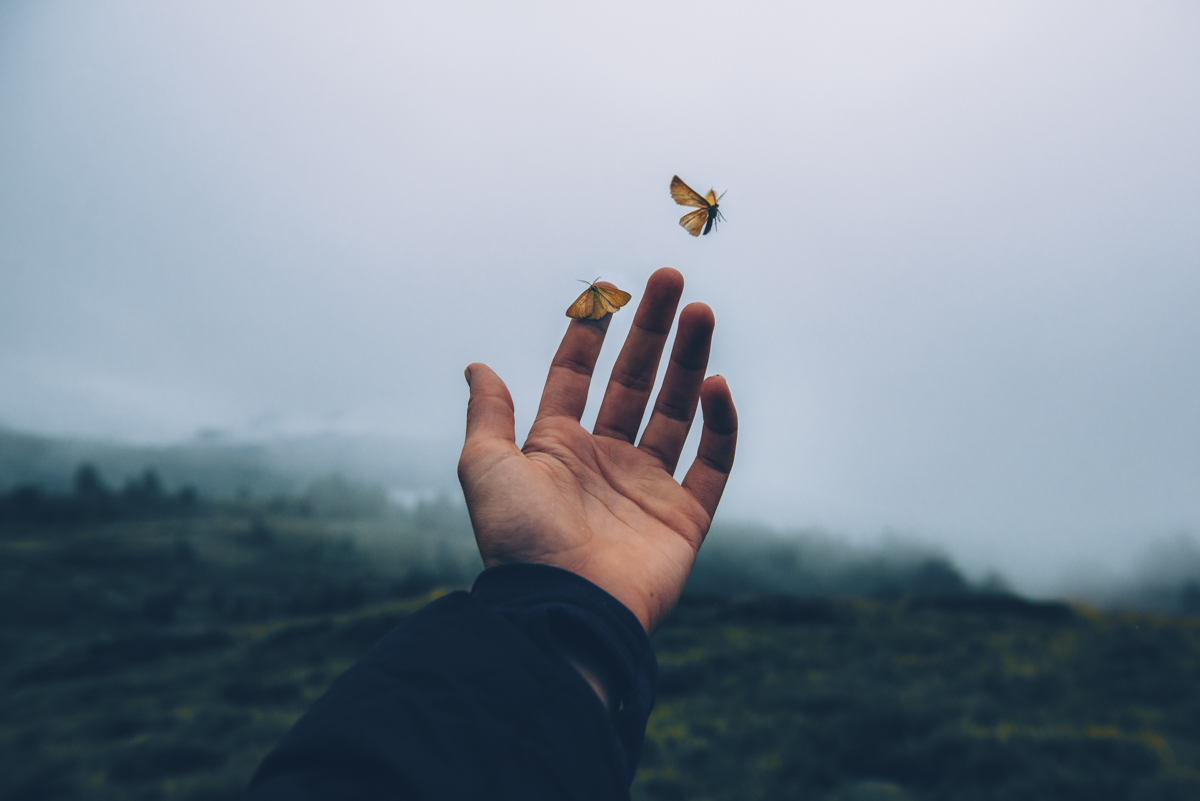
#> input picture Small_projects/images/rem_obj_01.jpg, 1200 x 801 px
$ jupyter execute 02_restore_images.ipynb
#> lines starting #> are read from the running program, lines starting #| are printed output that depends on the picture; after the words box and inside, x2 and y2 are one past the last pixel; in counts of white or black regions, pixels touching at a corner belong together
[cell 1]
import cv2 as cv

[cell 2]
orig_image = cv.imread("images/rem_obj_01.jpg")
#> orig_image is the input picture: shape (801, 1200, 3); mean B, G, R 153.3, 141.1, 130
mask_img = cv.imread("images/rem_obj_01_mask.jpg", 0)
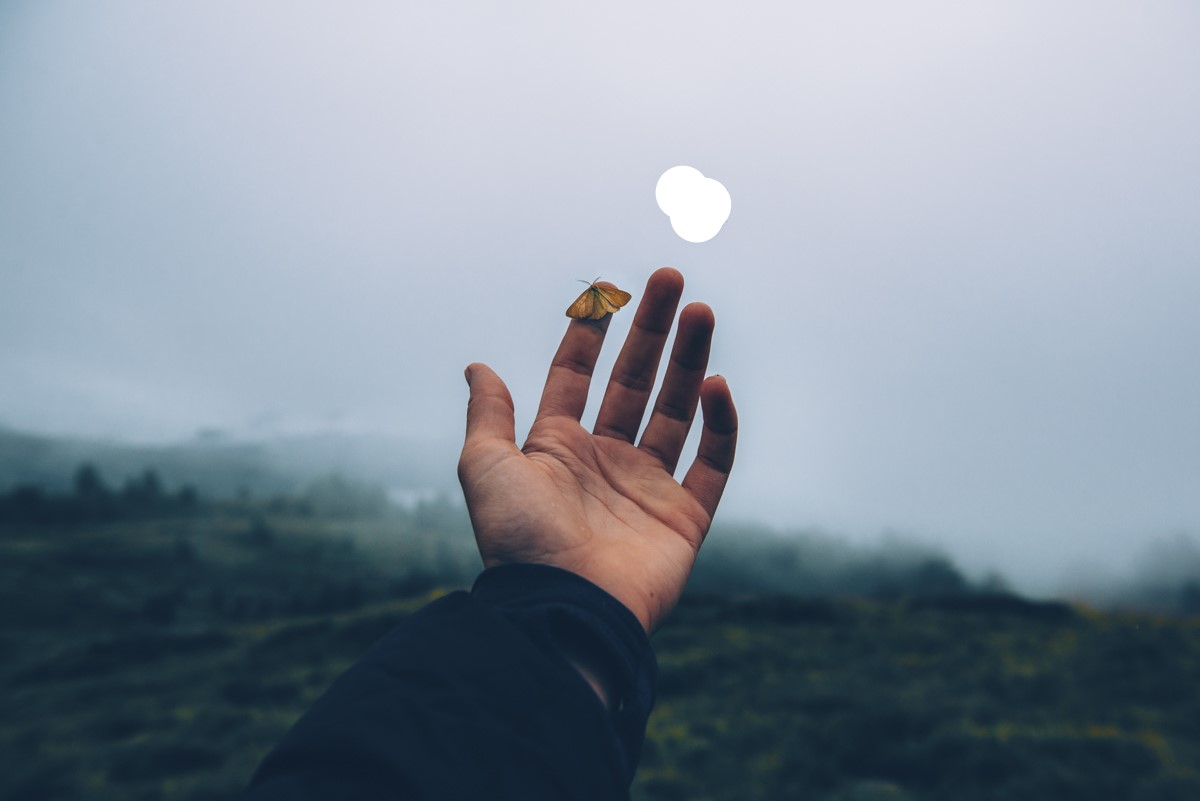
#> input picture Small_projects/images/rem_obj_01_mask.jpg, 1200 x 801 px
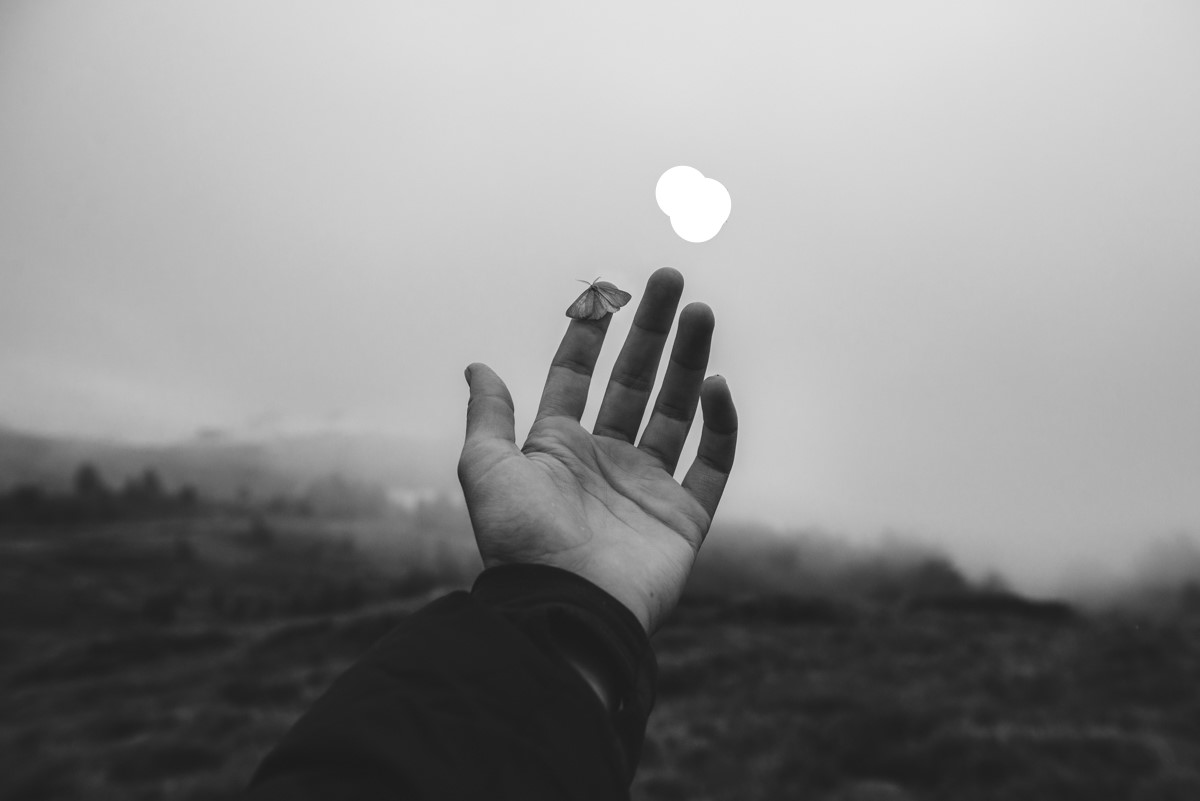
#> mask_img: shape (801, 1200); min 26, max 255, mean 139.6
ret, mask = cv.threshold(mask_img, 240, 255, cv.THRESH_BINARY)
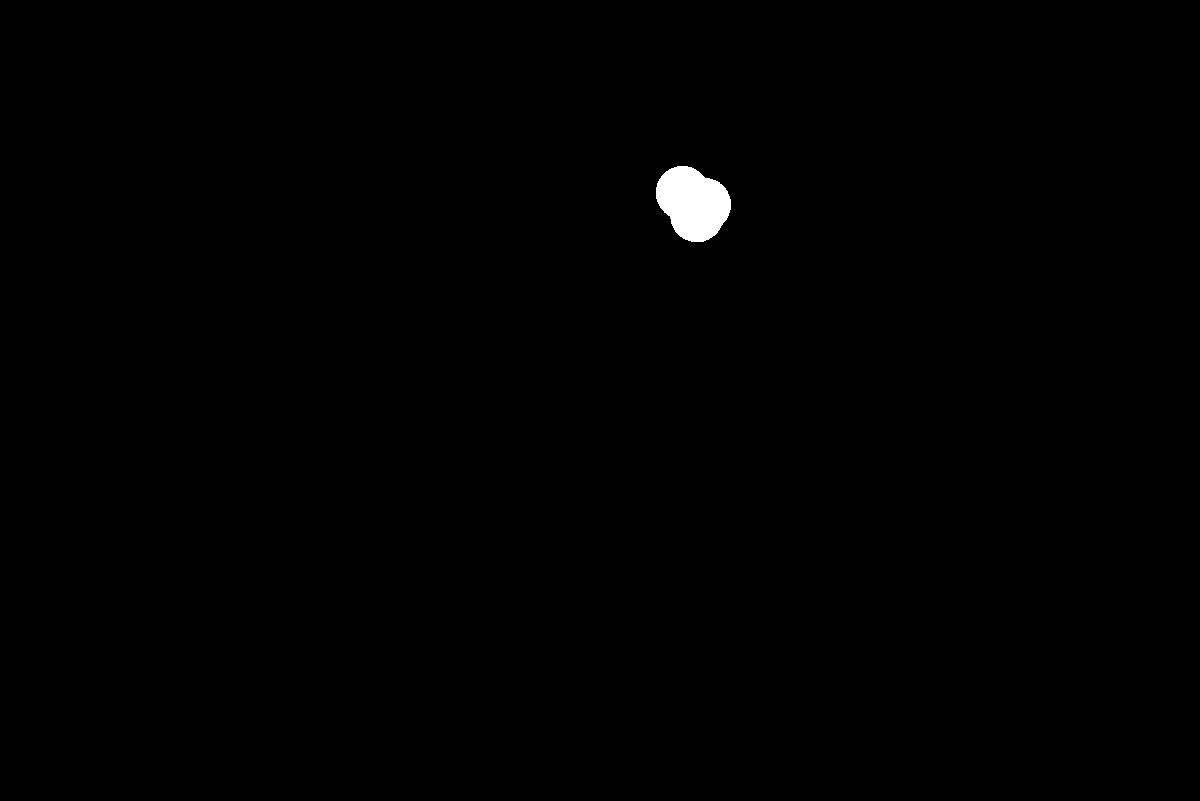
#> mask: shape (801, 1200); 0.43% white; 1 white region, box (x1, y1, x2, y2) and area: (656, 166, 731, 242) 4086
cv.imwrite("images/mask_7.jpg",mask)
#> Out = True

[cell 3]
restored_img = cv.inpaint(orig_image, mask, 7, flags=cv.INPAINT_TELEA)
cv.imwrite("images/restored_img_01.jpg",restored_img)
#> Out = True
